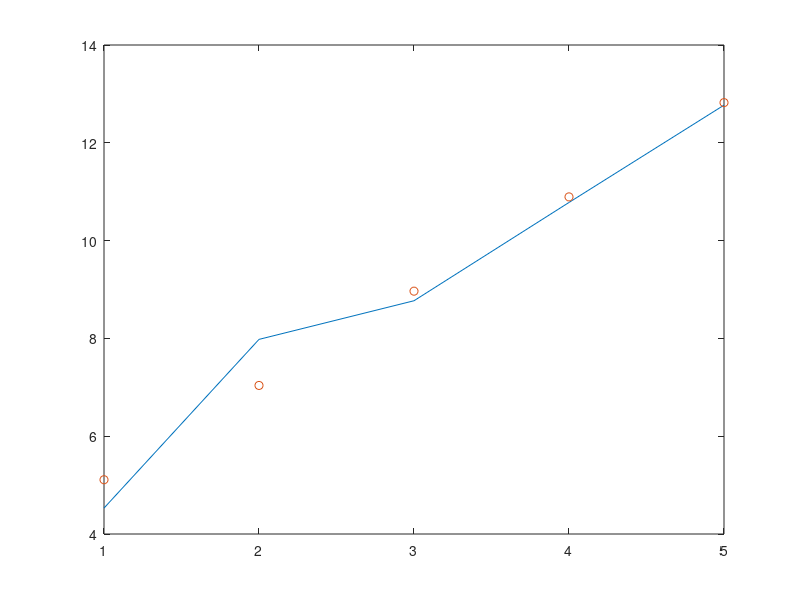

This figure's MATLAB source:
clc; close all; clear all;

x = (1:5)';
y = [4.53 7.98 8.77 10.78 12.77]';

figure(1)
plot(x,y)

%Jmin = 100000;
%theta_good = [0 0]';

phi = [x ones(length(x),1)]

theta_calc = (phi'*phi)^(-1)*phi'*y;
y_calc = theta_calc(1)*x+theta_calc(2);

plot(x,y,x,y_calc','o')
